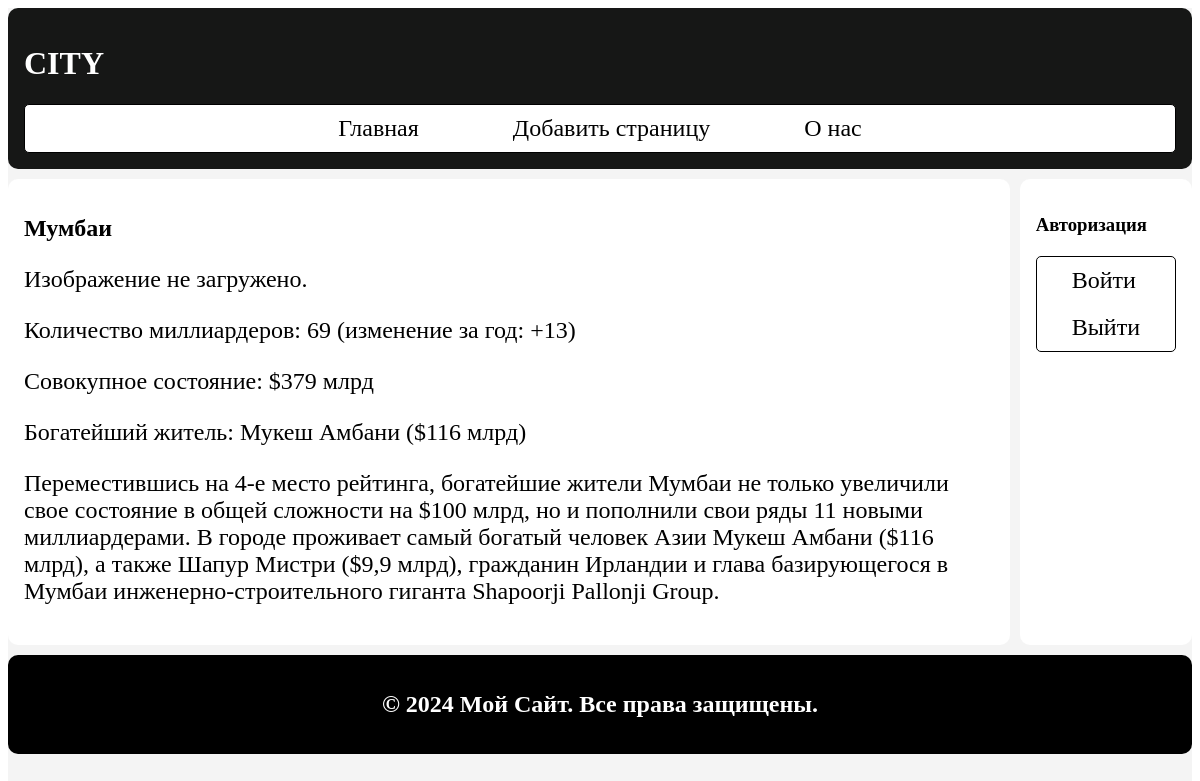
/post/mombay, run on the app's committed database.
### appcity/models.py (models this page shows, shortened)
class City(models.Model):
    class Status(models.IntegerChoices):
        DRAFT = 0, 'Черновик'
        PUBLISHED = 1, 'Опубликовано'
    title = models.CharField(max_length=250,verbose_name="Заголовк")
    slug=models.SlugField(max_length=250,unique=True,db_index=True,verbose_name="Слог")
    content=models.TextField(blank = True,verbose_name="Контент")
    time_create = models.DateTimeField(auto_now_add=True)
    time_update=models.DateTimeField(auto_now=True)
    is_published = models.BooleanField(choices=tuple(map(lambda x: (bool(x[0]), x[1]), Status.choices)),
                                       default=Status.DRAFT, verbose_name="Статус")
    image = models.ImageField(upload_to='uploads/', blank=True, null=True,verbose_name="Фото")  # Поле для изображения

### appcity/views.py (the view)
# urls.py: path('post/<slug:post_slug>',views.show_post,name='post'),
def show_post(request, post_slug):
    post = get_object_or_404(City, slug=post_slug)
    data = {
        'title': post.title,
        'menu': menu,
        'post': post,
        'cat_selected': 1,
    }
    return render(request, 'city/post.html', context=data)

### appcity/templates/city/post.html
{%extends 'base.html' %}
{% block content %}
<h1>{{post.title}}</h1>
{% if post.image %}
    <img src="{{ post.image.url }}" alt="{{ post.title }}" style="max-width: 100%; height: auto;">
{% else %}
    <p>Изображение не загружено.</p>
{% endif %}
{{post.content|linebreaks}}
{%endblock%}

### appcity/static/city/css/main.css (style rules this page uses)
p { font-size: 24px; display: block; margin-block-start: 1em; margin-block-end: 1em; margin-inline-start: 0px; margin-inline-end: 0px; unicode-bidi: isolate; }

### data on the page
City: title "Мумбаи", content "Количество миллиардеров: 69 (изменение за год: +13) Совокупное состояние: $379 млрд Богатейший житель: Мукеш Амбани ($116 млрд) Переместившись на 4-е место рейтинга, богатейшие жители Мумбаи не только увеличили свое состояние в общей сложности на $100 млрд, но и пополнили свои ряды 11 новыми миллиардерами. В городе проживает самый богатый человек Азии Мукеш Амбани ($116 млрд), а также Шапур Мистри ($9,9 млрд), гражданин Ирландии и глава базирующегося в Мумбаи инженерно-строительного гиганта Shapoorji Pallonji Group."

### other printed values
{{ i.title }} "Главная" "Добавить страницу" "О нас"
